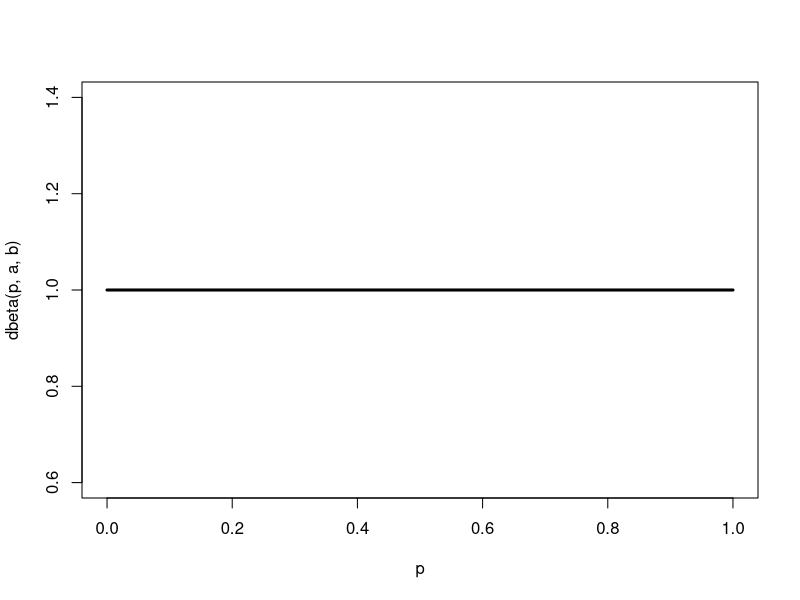
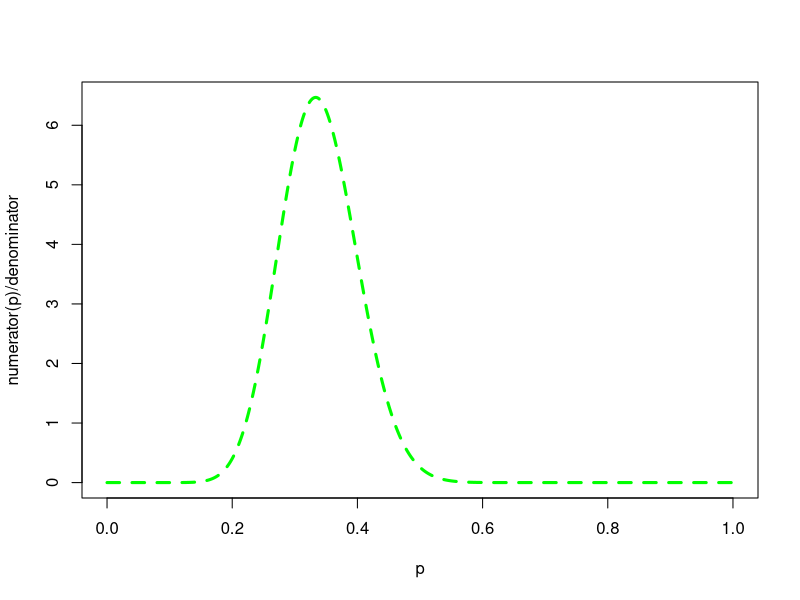
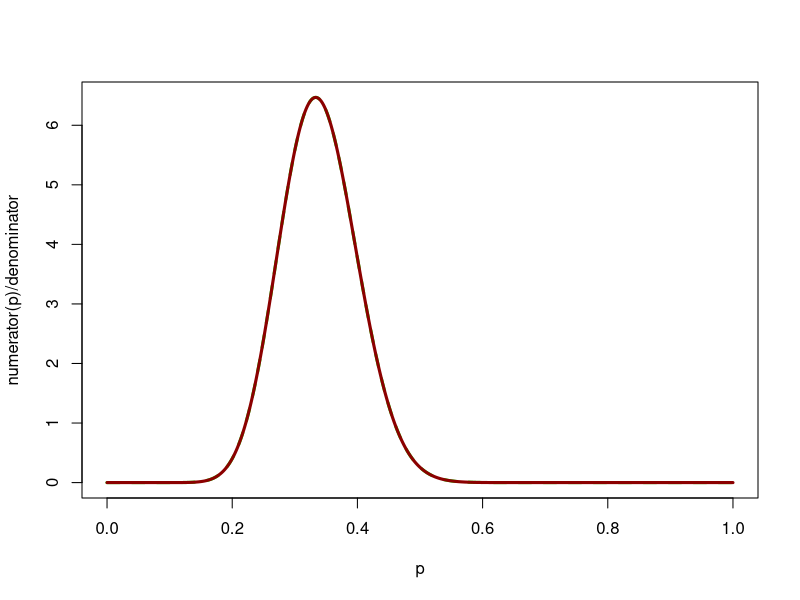
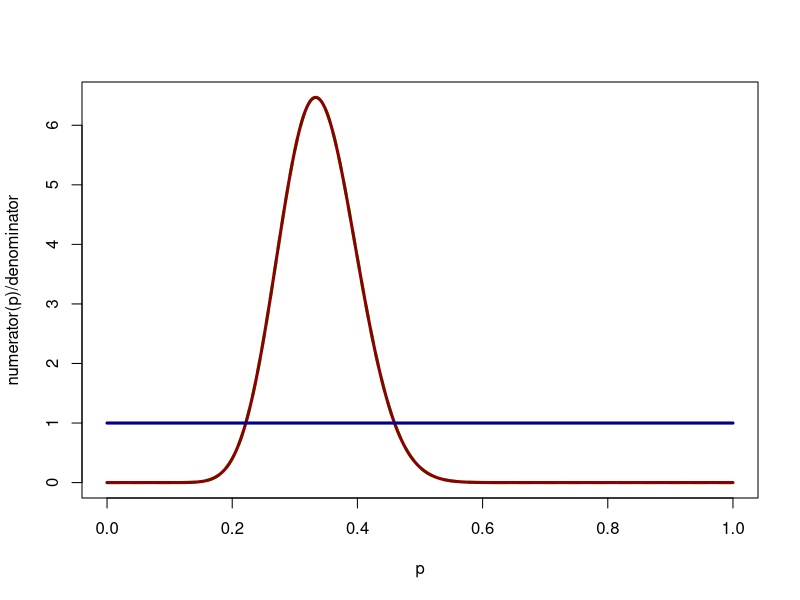

R code for these plots, in order: (Note: this script raises an error after producing the figures.)
## ---- chunk 1
knitr::opts_chunk$set(cache = FALSE, 
                      echo = TRUE, 
                      message = FALSE, 
                      warning = FALSE,
                      fig.height=6, 
                      fig.width = 1.777777*6,
                      tidy = FALSE, 
                      comment = NA, 
                      highlight = TRUE, 
                      prompt = FALSE, 
                      crop = TRUE,
                      comment = "#>",
                      collapse = TRUE)
knitr::opts_knit$set(width = 60)
library(tidyverse)
library(reshape2)
theme_set(theme_light(base_size = 16))
make_latex_decorator <- function(output, otherwise) {
  function() {
      if (knitr:::is_latex_output()) output else otherwise
  }
}
insert_pause <- make_latex_decorator(". . .", "\n")
insert_slide_break <- make_latex_decorator("----", "\n")
insert_inc_bullet <- make_latex_decorator("> *", "*")
insert_html_math <- make_latex_decorator("", "$$")
## ---- chunk 2
y <- 19 # nb of success
n <- 57 # nb of attempts
## ---- chunk 3
a <- 1; b <- 1; p <- seq(0,1,.002)
plot(p, dbeta(p,a,b), type='l', lwd=3)
## ---- chunk 4
numerator <- function(p) dbinom(y,n,p)*dbeta(p,a,b)
## ---- chunk 5
denominator <- integrate(numerator,0,1)$value
## ---- chunk 6
plot(p, numerator(p)/denominator,type="l", lwd=3, col="green", lty=2)
## ---- chunk 7
plot(p, numerator(p)/denominator,type="l", lwd=3, col="green", lty=2)
lines(p, dbeta(p,y+a,n-y+b), col='darkred', lwd=3)
## ---- chunk 8
plot(p, numerator(p)/denominator,type="l", lwd=3, col="green", lty=2)
lines(p, dbeta(p,y+a,n-y+b), col='darkred', lwd=3)
lines(p, dbeta(p,a,b), col='darkblue', lwd=3)
## ---- chunk 9
knitr::include_graphics('img/metropolis.png')   
## ---- chunk 10
knitr::include_graphics('img/maniac.png')   
## ---- chunk 11
# deer data, 19 "success" out of 57 "attempts"
survived <- 19
released <- 57

# log-likelihood function
loglikelihood <- function(x, p){
  dbinom(x = x, size = released, prob = p, log = TRUE)
}

# prior density
logprior <- function(p){
  dunif(x = p, min = 0, max = 1, log = TRUE)
}

# posterior density function (log scale)
posterior <- function(x, p){
  loglikelihood(x, p) + logprior(p) # - log(Pr(data))
}
## ---- chunk 12
# propose candidate value
move <- function(x, away = .2){ 
  logitx <- log(x / (1 - x))
  logit_candidate <- logitx + rnorm(1, 0, away)
  candidate <- plogis(logit_candidate)
  return(candidate)
}

# set up the scene
steps <- 100
theta.post <- rep(NA, steps)
set.seed(1234)

# pick starting value (step 1)
inits <- 0.5
theta.post[1] <- inits
## ---- chunk 13
for (t in 2:steps){ # repeat steps 2-4 (step 5)
  
  # propose candidate value for prob of success (step 2)
  theta_star <- move(theta.post[t-1])
  
  # calculate ratio R (step 3)
  pstar <- posterior(survived, p = theta_star)  
  pprev <- posterior(survived, p = theta.post[t-1])
  logR <- pstar - pprev
  R <- exp(logR)
  
  # decide to accept candidate value or to keep current value (step 4)
  accept <- rbinom(1, 1, prob = min(R, 1))
  theta.post[t] <- ifelse(accept == 1, theta_star, theta.post[t-1])
}
## ---- chunk 14
head(theta.post)
tail(theta.post)
## ---- chunk 15
plot(x = 1:steps, 
     y = theta.post, 
     type = "l", 
     xlab = "iterations", 
     ylab = "values from posterior distribution",
     lwd = 2,
     ylim = c(0.1, 0.6))
## ---- chunk 16
plot(x = 1:steps, 
     y = theta.post, 
     type = "l", 
     xlab = "iterations", 
     ylab = "values from posterior distribution",
     lwd = 2,
     ylim = c(0.1,0.6))

# pick starting value (step 1)
inits <- 0.2
theta.post2 <- rep(NA, steps)
theta.post2[1] <- inits

for (t in 2:steps){ # repeat steps 2-4 (step 5)
  # propose candidate value for prob of success (step 2)
  theta_star <- move(theta.post2[t-1])
  # calculate ratio R (step 3)
  pstar <- posterior(survived, p = theta_star)  
  pprev <- posterior(survived, p = theta.post[t-1])
  logR <- pstar - pprev
  R <- exp(logR)
  
  # decide to accept candidate value or to keep current value (step 4)
  accept <- rbinom(1, 1, prob = min(R, 1))
  theta.post2[t] <- ifelse(accept == 1, theta_star, theta.post2[t-1])
}
lines(x = 1:steps, 
     y = theta.post2, 
     lwd = 2,
     col = "blue")

## ---- chunk 17
plot(x = 1:steps, 
     y = theta.post, 
     type = "l", 
     xlab = "iterations", 
     ylab = "values from posterior distribution",
     lwd = 2,
     ylim = c(0.1,0.6))

lines(x = 1:steps, 
     y = theta.post2, 
     lwd = 2,
     col = "blue")
## ---- chunk 18
# set up the scene
steps <- 5000
theta.post <- rep(NA, steps)
set.seed(1234)

# pick starting value (step 1)
inits <- 0.5
theta.post[1] <- inits

for (t in 2:steps){ # repeat steps 2-4 (step 5)
  
  # propose candidate value for prob of success (step 2)
  theta_star <- move(theta.post[t-1])
  
  # calculate ratio R (step 3)
  pstar <- posterior(survived, p = theta_star)  
  pprev <- posterior(survived, p = theta.post[t-1])
  logR <- pstar - pprev
  R <- exp(logR)
  
  # decide to accept candidate value or to keep current value (step 4)
  accept <- rbinom(1, 1, prob = min(R, 1))
  theta.post[t] <- ifelse(accept == 1, theta_star, theta.post[t-1])
}

plot(x = 1:steps, 
     y = theta.post, 
     type = "l", 
     xlab = "iterations", 
     ylab = "values from posterior distribution",
     lwd = 2,
     ylim = c(0.1, 0.6))

abline(h = mean(theta.post), col = "blue", lwd = 2)
text(3700, 0.57, "posterior mean", col = "blue", adj = c(-.1, -.1))
abline(h = 19/57, col = "red", lwd = 2)
text(3700, 0.55, "max lik estimate", col = "red", adj = c(-.1, -.1))
